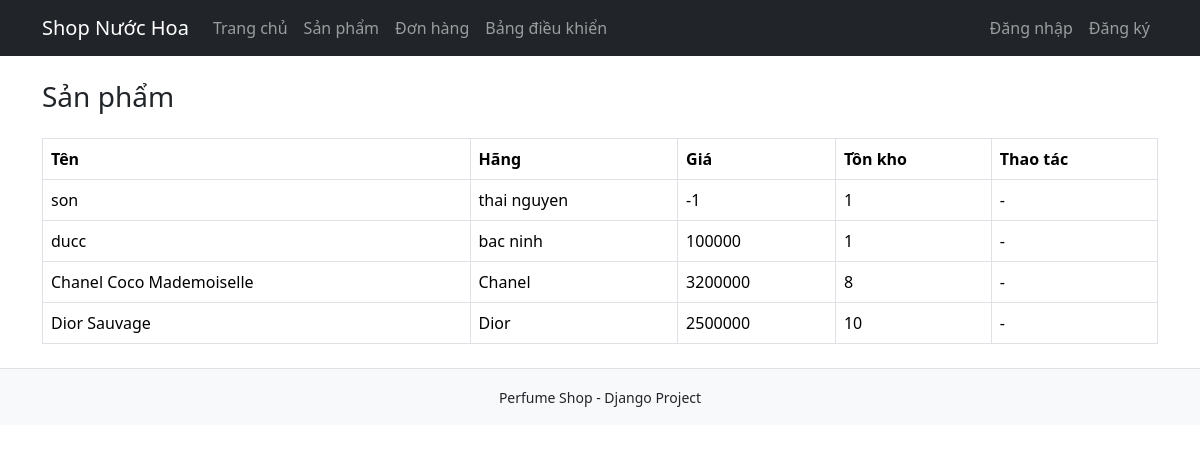
Page /store/products/ on the committed database.
### store/models.py (models this page shows, shortened)
class Product(models.Model):
    name = models.CharField(max_length=150)
    brand = models.CharField(max_length=100)
    price = models.DecimalField(max_digits=12, decimal_places=0)
    stock = models.IntegerField(default=0)
    description = models.TextField(blank=True)
    category = models.ForeignKey(Category, on_delete=models.SET_NULL, null=True, blank=True)
    created_at = models.DateTimeField(auto_now_add=True)

### store/views.py (the view)
# urls.py: path("products/", views.product_list, name="product_list"),
def product_list(request):
    products = Product.objects.all().order_by("-created_at")
    return render(request, "store/product_list.html", {"products": products})

### templates/store/product_list.html (shortened to what this page needs)
{% extends "base.html" %}
{% block content %}
<div class="d-flex justify-content-between align-items-center mb-3">
  <h3>Sản phẩm</h3>
</div>
<table class="table table-bordered table-hover">
  <tr>
    <th>Tên</th><th>Hãng</th><th>Giá</th><th>Tồn kho</th><th>Thao tác</th>
  </tr>
  {% for p in products %}
  <tr>
    <td>{{ p.name }}</td>
    <td>{{ p.brand }}</td>
    <td>{{ p.price }}</td>
    <td>{{ p.stock }}</td>
    <td>
      {% if user.is_authenticated %}
        <a class="btn btn-sm btn-warning" href="/store/products/{{p.id}}/edit/">Sửa</a>
        <a class="btn btn-sm btn-danger" href="/store/products/{{p.id}}/delete/">Xóa</a>
      {% else %}
        -
      {% endif %}
    </td>
  </tr>
  {% endfor %}
</table>
{% endblock %}

### rows in the picture
Product: name "son", brand "thai nguyen", price "-1", stock "1"
Product: name "ducc", brand "bac ninh", price "100000", stock "1"
Product: name "Chanel Coco Mademoiselle", brand "Chanel", price "3200000", stock "8"
Product: name "Dior Sauvage", brand "Dior", price "2500000", stock "10"
